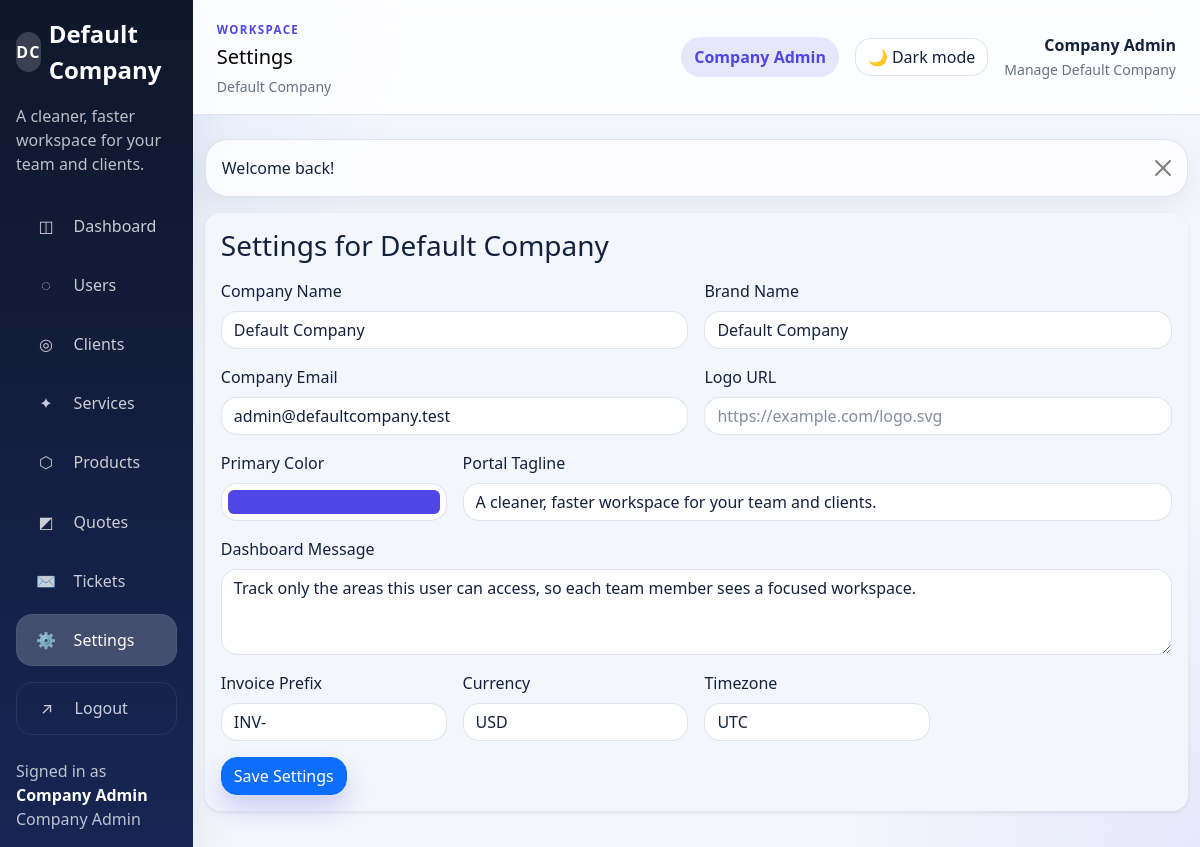
Screenshot of /modules/settings/index.php (signed in) with the database file from the repository.
### tables this page shows
CREATE TABLE companies (
    id INT UNSIGNED AUTO_INCREMENT PRIMARY KEY,
    name VARCHAR(150) NOT NULL,
    email VARCHAR(190) DEFAULT NULL,
    contact_name VARCHAR(150) DEFAULT NULL,
    phone VARCHAR(50) DEFAULT NULL,
    address_line1 VARCHAR(255) DEFAULT NULL,
    city VARCHAR(100) DEFAULT NULL,
    state VARCHAR(100) DEFAULT NULL,
    postal_code VARCHAR(30) DEFAULT NULL,
    country VARCHAR(100) DEFAULT NULL,
    status ENUM('active','inactive') NOT NULL DEFAULT 'active',
    created_at TIMESTAMP NOT NULL DEFAULT CURRENT_TIMESTAMP,
    updated_at TIMESTAMP NOT NULL DEFAULT CURRENT_TIMESTAMP ON UPDATE CURRENT_TIMESTAMP,
    UNIQUE KEY uq_companies_email (email),
    KEY idx_companies_status (status)
);

### config/database.php (called while the page is built, shortened)
<?php
function db(): PDO
{
    static $pdo = null;
    if ($pdo instanceof PDO) {
        return $pdo;
    }
    $dsn = sprintf('mysql:host=%s;dbname=%s;charset=%s', DB_HOST, DB_NAME, DB_CHARSET);
    $pdo = new PDO($dsn, DB_USER, DB_PASS, [
        PDO::ATTR_ERRMODE => PDO::ERRMODE_EXCEPTION,
        PDO::ATTR_DEFAULT_FETCH_MODE => PDO::FETCH_ASSOC,
        PDO::ATTR_EMULATE_PREPARES => false,
    ]);
    return $pdo;
}

### includes/functions.php (called while the page is built, shortened)
<?php
require_once BASE_PATH . '/config/database.php';
function h(?string $value): string
{
    return htmlspecialchars((string) $value, ENT_QUOTES, 'UTF-8');
}
function normalize_hex_color(?string $value, string $default = '#4f46e5'): string
{
    $candidate = strtoupper(trim((string) $value));
    return $candidate;
}

### modules/settings/index.php (the view, shortened to what this page needs)
<?php
$companyId = is_super_admin() ? request_int('company_id', current_company_id() ?? 0) : (int) current_company_id();
$stmt = db()->prepare('SELECT name FROM companies WHERE id = :id');
$stmt->execute(['id' => $companyId]);
$company = $stmt->fetch();
$defaults = [
    'company_name' => $company['name'],
    'brand_name' => $company['name'],
    'company_email' => '',
    'logo_url' => '',
    'primary_color' => '#4F46E5',
    'portal_tagline' => 'A cleaner, faster workspace for your team and clients.',
    'dashboard_message' => 'Track only the areas this user can access, so each team member sees a focused workspace.',
    'invoice_prefix' => 'INV-',
    'currency' => 'USD',
    'timezone' => 'UTC',
];
$settingStmt = db()->prepare('SELECT setting_key, setting_value FROM settings WHERE company_id = :company_id');
$settingStmt->execute(['company_id' => $companyId]);
$current = $defaults;
foreach ($settingStmt->fetchAll() as $row) {
    $current[$row['setting_key']] = $row['setting_value'];
}
require BASE_PATH . '/includes/header.php';
?>
<div class="card border-0 shadow-sm"><div class="card-body">
<h1 class="h3 mb-3">Settings for <?= h($company['name']) ?></h1>
<form method="post" class="row g-3"><?= csrf_field() ?>
<div class="col-md-6"><label class="form-label">Company Name</label><input class="form-control" name="company_name" value="<?= h($current['company_name']) ?>"></div>
<div class="col-md-6"><label class="form-label">Brand Name</label><input class="form-control" name="brand_name" value="<?= h($current['brand_name']) ?>" placeholder="Shown in the sidebar and top bar"></div>
<div class="col-md-6"><label class="form-label">Company Email</label><input class="form-control" type="email" name="company_email" value="<?= h($current['company_email']) ?>"></div>
<div class="col-md-6"><label class="form-label">Logo URL</label><input class="form-control" type="url" name="logo_url" value="<?= h($current['logo_url']) ?>" placeholder="https://example.com/logo.svg"></div>
<div class="col-md-3"><label class="form-label">Primary Color</label><input class="form-control form-control-color w-100" type="color" name="primary_color" value="<?= h(normalize_hex_color($current['primary_color'])) ?>"></div>
<div class="col-md-9"><label class="form-label">Portal Tagline</label><input class="form-control" name="portal_tagline" value="<?= h($current['portal_tagline']) ?>" placeholder="Short message shown in the sidebar"></div>
<div class="col-12"><label class="form-label">Dashboard Message</label><textarea class="form-control" name="dashboard_message" rows="3" placeholder="Custom message shown on the dashboard"><?= h($current['dashboard_message']) ?></textarea></div>
<div class="col-md-3"><label class="form-label">Invoice Prefix</label><input class="form-control" name="invoice_prefix" value="<?= h($current['invoice_prefix']) ?>"></div>
<div class="col-md-3"><label class="form-label">Currency</label><input class="form-control" name="currency" value="<?= h($current['currency']) ?>"></div>
<div class="col-md-3"><label class="form-label">Timezone</label><input class="form-control" name="timezone" value="<?= h($current['timezone']) ?>"></div>
<div class="col-12"><button class="btn btn-primary">Save Settings</button></div>
</form>
</div></div>
<?php require BASE_PATH . '/includes/footer.php'; ?>

### assets/css/style.css (style rules this page uses)
:root { color-scheme: light; --portal-bg: #f3f6fc; --portal-bg-accent: rgba(76, 118, 255, 0.14); --portal-surface: rgba(255, 255, 255, 0.78); --portal-surface-strong: #ffffff; --portal-border: rgba(122, 138, 170, 0.22); --portal-text: #14213d; --portal-text-muted: #667085; --portal-sidebar-bg: linear-gradient(180deg, #0f172a 0%, #172554 100%); --portal-sidebar-link: rgba(255, 255, 255, 0.78); --portal-sidebar-link-hover: rgba(255, 255, 255, 0.12); --portal-sidebar-link-active: rgba(255, 255, 255, 0.2); --portal-shadow: 0 20px 45px rgba(15, 23, 42, 0.08); --portal-shadow-soft: 0 10px 30px rgba(15, 23, 42, 0.06); --portal-primary: #4f46e5; --portal-primary-rgb: 79, 70, 229; --bs-body-bg: var(--portal-bg); --bs-body-color: var(--portal-text); --bs-border-color: var(--portal-border); --bs-secondary-color: var(--portal-text-muted); --bs-tertiary-bg: rgba(255, 255, 255, 0.7); --bs-card-bg: var(--portal-surface); --bs-card-cap-bg: transparent; --bs-emphasis-color: var(--portal-text); --bs-primary: var(--portal-primary); --bs-primary-rgb: var(--portal-primary-rgb); }
body { min-height: 100vh; background: radial-gradient(circle at top left, var(--portal-bg-accent), transparent 28%), radial-gradient(circle at bottom right, rgba(var(--portal-primary-rgb), 0.08), transparent 24%), var(--portal-bg); color: var(--portal-text); transition: background-color 0.25s ease, color 0.25s ease; }
.card, .table, .form-control, .form-select, .btn, .dropdown-menu, .modal-content { border-radius: 1rem; }
.card, .table-responsive, .table, .form-control, .form-select { border-color: var(--portal-border); }
.form-control, .form-select { background: color-mix(in srgb, var(--portal-surface-strong) 86%, transparent); color: var(--portal-text); box-shadow: none; }
.form-control::placeholder { color: color-mix(in srgb, var(--portal-text-muted) 80%, transparent); }
.btn-primary { box-shadow: 0 14px 24px rgba(var(--portal-primary-rgb), 0.22); }

### rows the page displays
companies: name "Default Company", company_name "Default Company", brand_name "Default Company"

### other values shown
$branding['brand_initials'] "DC"
$branding['brand_name'] "Default Company"
$branding['portal_tagline'] "A cleaner, faster workspace for your team and clients."
$item['icon'] "◫"
$item['label'] "Dashboard"
$item['icon'] "◌"
$item['label'] "Users"
$item['icon'] "◎"
$item['label'] "Clients"
$item['icon'] "✦"
$item['label'] "Services"
$item['icon'] "⬡"
$item['label'] "Products"
$item['icon'] "◩"
$item['label'] "Quotes"
